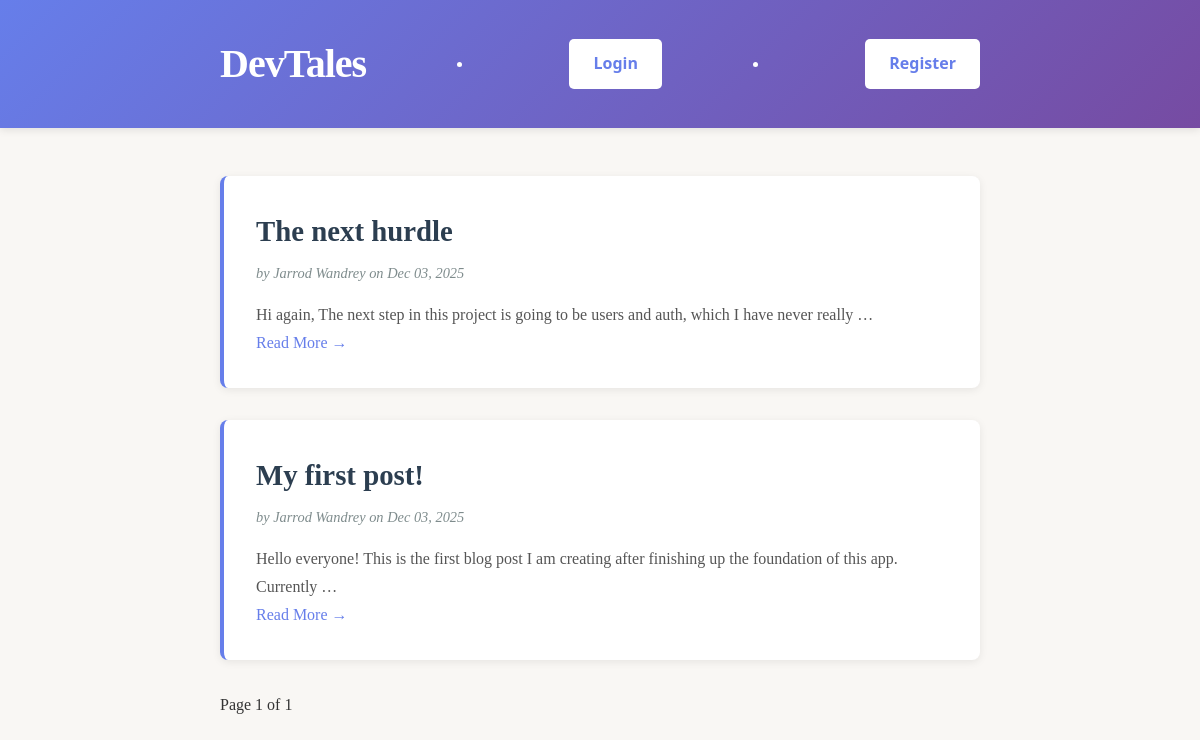
The app's page /, older data.
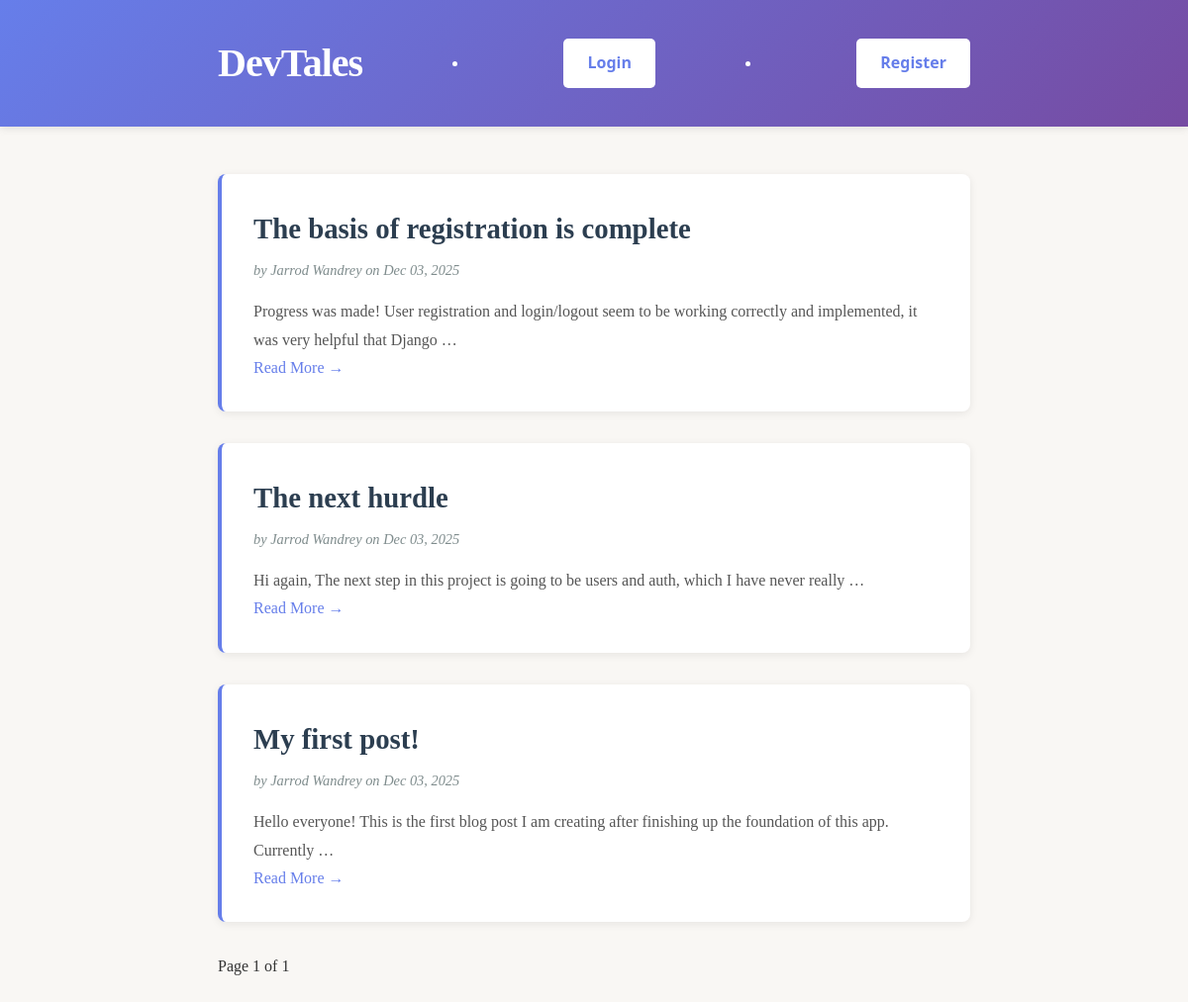
The same page, newer data.
### blog/models.py (models this page shows)
class Post(models.Model):
    title = models.CharField(max_length=200)
    author = models.CharField(max_length=50)
    content = models.TextField()
    created_at = models.DateTimeField(auto_now_add=True)

### blog/views.py (the view)
# urls.py: 2. Add a URL to urlpatterns:  path('', views.home, name='home')
def home(request):
    page_number = request.GET.get('page', 1)
    post_page = get_all_posts(page_number=page_number)
    return render(request, 'home.html', {'posts': post_page})

### blog/services.py (called while the page is built)
def get_all_posts(page_number=1, per_page=10):
    objects = Post.objects.all().order_by('-created_at')
    paginator = Paginator(objects, per_page)
    page_obj = paginator.get_page(page_number)
    return page_obj

### blog/templates/home.html (shortened to what this page needs)
<!DOCTYPE html>
<html lang="en">
<head>
</head>
<body>
    <header>
        <div class="container">
            <div class="header-content">
                <h1>DevTales</h1>
                {% if user.is_authenticated %}
                    <li class="nav__item"></li>
                        <a href="{% url 'logout' %}" class="add-post-btn">Logout</a>
                    </li>
                {% else %}
                    <li class="nav__item"></li>
                        <a href="{% url 'login' %}" class="add-post-btn">Login</a>
                    <li class="nav__item"></li>
                        <a href="{% url 'register' %}" class="add-post-btn">Register</a>
                {% endif %}
            </div>
        </div>
    </header>
    <div class="container">
        <div class="posts-section">
            {% for post in posts %}
                <article class="post-card">
                    <h2>{{ post.title }}</h2>
                    <div class="post-meta">by {{ post.author }} on {{ post.created_at|date:"M d, Y" }}</div>
                    <div class="post-content">{{ post.content|truncatewords:20 }}</div>
                    <a href="/show/{{post.id}}">Read More →</a>
                </article>
            {% endfor %}
            <div class="pagination">
                <span> Page {{ posts.number }} of {{ posts.paginator.num_pages }} </span>
            </div>
        </div>
    </div>
</body>
</html>

### blog/templates/home.html (style rules this page uses)
* { margin: 0; padding: 0; box-sizing: border-box; }
body { font-family: 'Georgia', 'Garamond', serif; line-height: 1.6; color: #333; background-color: #f9f7f4; }
header { background: linear-gradient(135deg, #667eea 0%, #764ba2 100%); color: white; padding: 2rem 0; box-shadow: 0 2px 8px rgba(0,0,0,0.1); }
.container { max-width: 800px; margin: 0 auto; padding: 0 20px; }
.header-content { display: flex; justify-content: space-between; align-items: center; }
h1 { font-size: 2.5rem; font-weight: 700; letter-spacing: -1px; }
.add-post-btn { background-color: white; color: #667eea; padding: 0.75rem 1.5rem; border: none; border-radius: 5px; text-decoration: none; font-weight: 600; transition: all 0.3s ease; cursor: pointer; font-family: 'Segoe UI', Tahoma, Geneva, Verdana, sans-serif; }
.posts-section { padding: 3rem 0; }
.post-card { background: white; border-radius: 8px; padding: 2rem; margin-bottom: 2rem; box-shadow: 0 2px 8px rgba(0,0,0,0.08); transition: all 0.3s ease; border-left: 4px solid #667eea; }
.post-card h2 { font-size: 1.8rem; margin-bottom: 0.5rem; color: #2c3e50; }
.post-card a { color: #667eea; text-decoration: none; transition: color 0.3s ease; }
.post-meta { color: #7f8c8d; font-size: 0.9rem; margin-bottom: 1rem; font-style: italic; }
.post-content { color: #555; line-height: 1.8; }

Row changes from the older to the newer data that the page shows:
added Post: title "The basis of registration is complete", author "Jarrod Wandrey", created_at "Dec 03, 2025", content "Progress was made! User registration and login/logout seem to be working correctly and implemented, it was very helpful that Django …"
